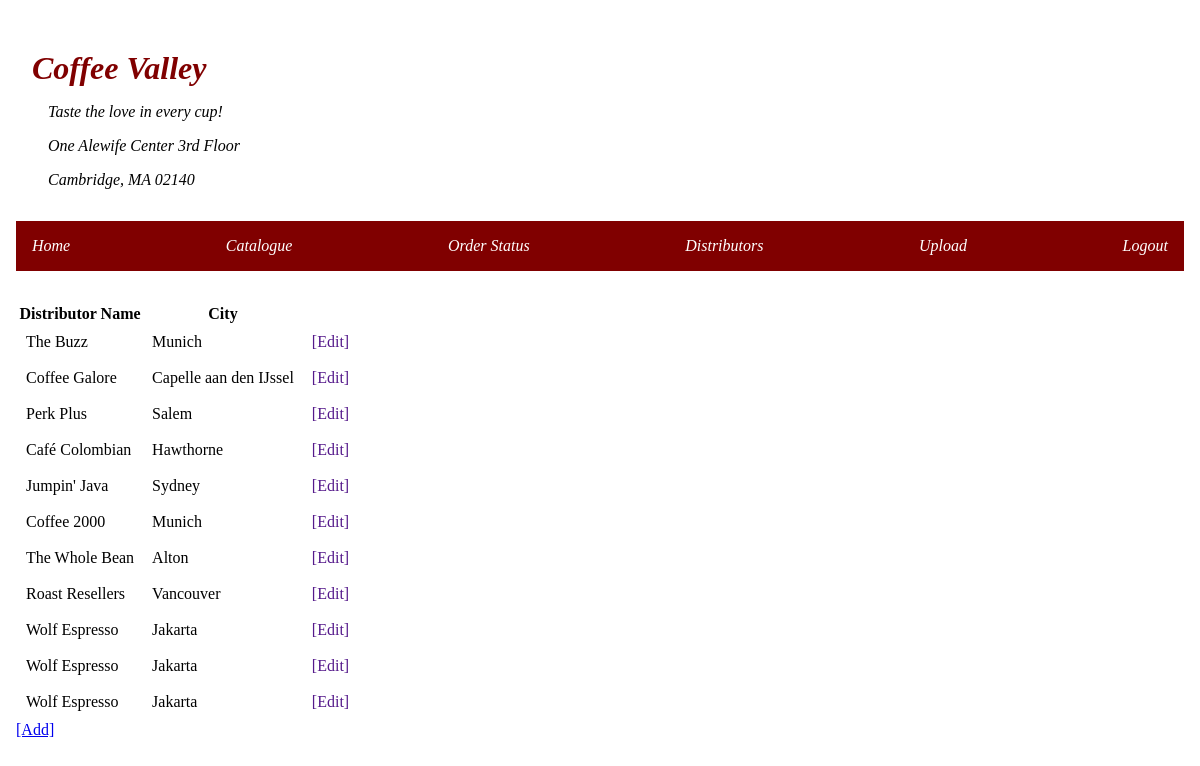
/src/distributor.php, run on the app's committed database.
### tables this page shows
CREATE TABLE IF NOT EXISTS `distributor` (
  `id` int(11) NOT NULL AUTO_INCREMENT,
  `distributor_name` varchar(50) DEFAULT NULL,
  `city` varchar(50) DEFAULT NULL,
  `region` varchar(50) DEFAULT NULL,
  `country` varchar(50) DEFAULT NULL,
  `phone` varchar(50) DEFAULT NULL,
  `email` varchar(50) DEFAULT NULL,
  PRIMARY KEY (`id`)
);

### src/distributor.php (the view, shortened to what this page needs)
<?php include('../db_connection.php'); ?>
<?php
$query = "SELECT * FROM distributor";
$result = mysqli_query($connection, $query);
?>
<!DOCTYPE html>
<html lang="en">
<head>
  <link rel="stylesheet" href="../public/style.css">
</head>
<body>
  <?php include_once('../template/header.php'); ?>
  <?php include_once('../template/navbar.php'); ?>
  <table>
    <tr>
      <th>Distributor Name</th>
      <th>City</th>
      <th></th>
    </tr>
    <?php while ($data = $result->fetch_assoc()) { ?>
      <tr>
        <td><?php echo $data['distributor_name'] ?></td>
        <td><?php echo $data['city'] ?></td>
        <td><a href="" style="text-decoration: none;" id="<?= $data['id'] ?>">[Edit]</a></td>
      </tr>
    <?php } ?>
  </table>
  <a href="form_distributor.php">[Add]</a>
</body>
</html>

### public/style.css (style rules this page uses)
* { margin: 0; padding: 0; }
body { margin: 2rem 1rem; }
td { margin : 1rem; padding: 0.5rem; text-align: justify; }

### data on the page
distributor: distributor_name "The Buzz", city "Munich"
distributor: distributor_name "Coffee Galore", city "Capelle aan den IJssel"
distributor: distributor_name "Perk Plus", city "Salem"
distributor: distributor_name "Café Colombian", city "Hawthorne"
distributor: distributor_name "Jumpin' Java", city "Sydney"
distributor: distributor_name "Coffee 2000", city "Munich"
distributor: distributor_name "The Whole Bean", city "Alton"
distributor: distributor_name "Roast Resellers", city "Vancouver"
distributor: distributor_name "Wolf Espresso", city "Jakarta"
distributor: distributor_name "Wolf Espresso", city "Jakarta"
distributor: distributor_name "Wolf Espresso", city "Jakarta"
